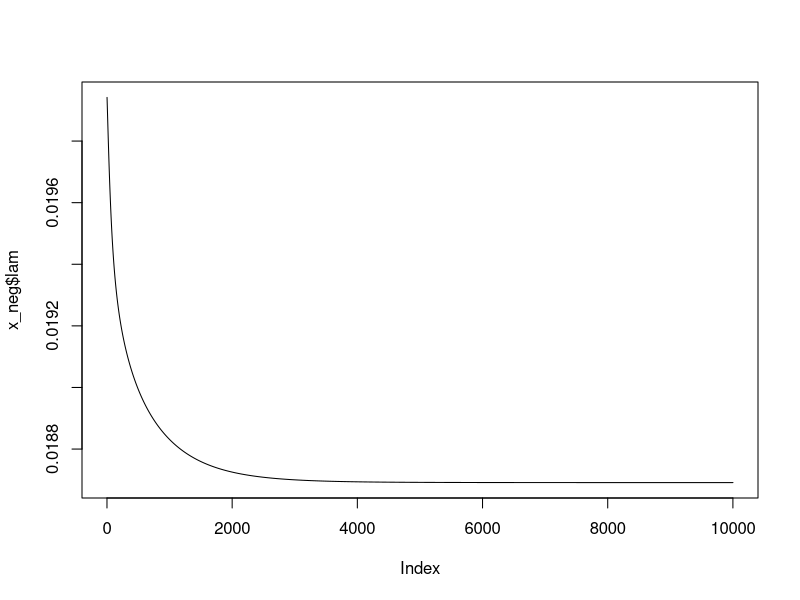
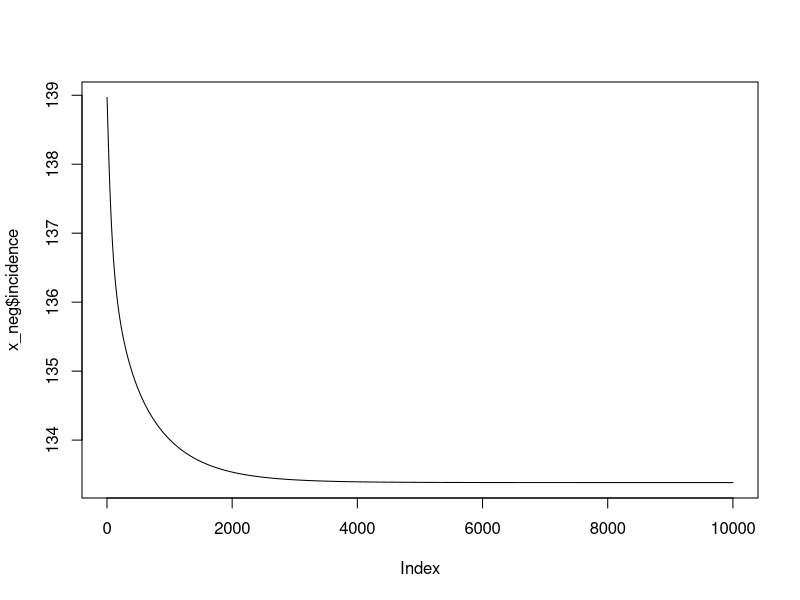
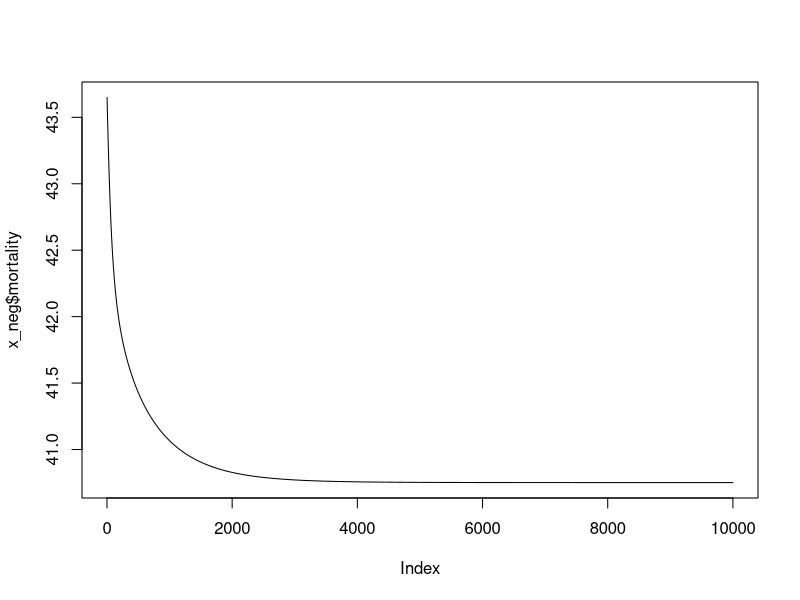
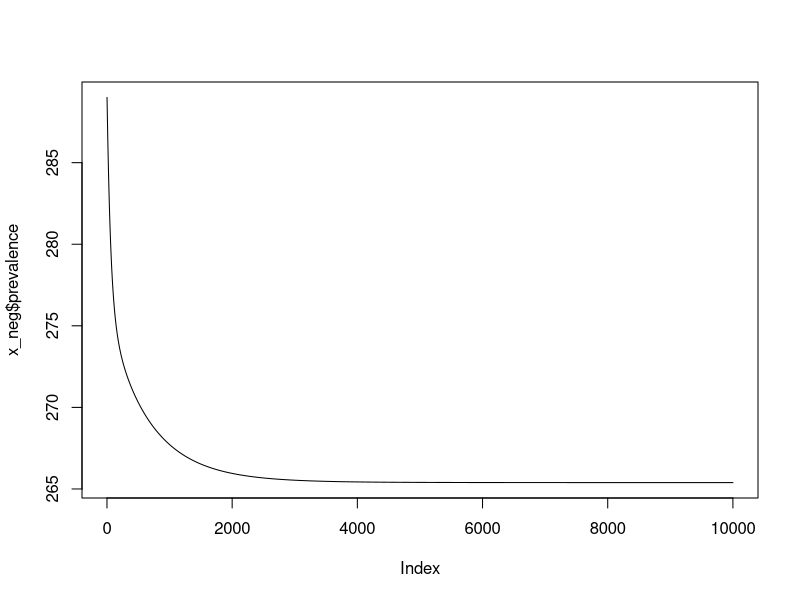

These figures' R source, in order:
# functions to evaluate model in Dowdy et al. (2006)
tbdx_neg <- function(
## population size
   pop=c(48727, 50984, 15, 44, 72, 158),      # starting size of 6 compartments
   allow.hiv=FALSE,                           # flag to allow HIV compartments
## model span
   year_start=0, year_stop=200, timestep=0.02,
   age_lower=15, age_upper=49, agespan=35,    # age_upper-age_lower+1
## TB transmission
   lam_0=1.8195e-4,                           # "calibrated to provide an overall annual risk of TB infection of 2.0%/year at equilibrium"
   i_smneg=0.22,                              # relative infectiousness of smear neg cases
   lat=0.2614309,                             # 1-(1-timestep)^age_lower; LTBI prevalence in lower age entrants; value at equilib when ARTI=0.02
   fp_neg=0.45, fp_hiv=0.45, fp_aids=0.35,    # fraction incident TB that is smear pos
## TB progression
   pp_neg=0.07, pp_hiv=0.07, pp_aids=0.56,    # proportion TB infections primary progressors
   lr_neg=0.28, lr_hiv=0.28, lr_aids=0.75,    # proportion TB reinfections in primary progressors
   er_neg=0.001, er_hiv=0.001, er_aids=0.079, # endogenous reactivation rate
   cure=0, # rate spontaneous cure active TB back to LTBI; sensitivity analysis only
## TB diagnosis and treatment
   acc_neg=0.734, acc_hiv=0.734, acc_aids=0.734, # fraction TB patients presenting to clinics
   tx=0.82,                                   # success of Tx once TB diagnosed
   dx=4,                                      # rate of TB detection after symptoms develop
   sn_smpos=0.80,                             # sensitivity diagnosis smear-pos; 0.80 standard, 0.98 molecular test or culture
   sn_smneg=0.25,                             # sensitivity diagnosis smear-neg; 0.20 standard, 0.50 molecular, 0.85 culture
   lfu=0,                                     # fraction of detected patients lost to f/u before Tx, zero at baseline
## HIV transmission and progression
   hivinc=0, #0.035,                          # HIV incidence; provides an equilibrium HIV prevalence of 16.8%
   hivprog=0, #1.739,                         # HIV progression to AIDS; inverse of mean time from HIV infection to AIDS
## mortality and aging
   mu_neg=0.009 + 1/agespan,                  # mortality: HIV-, no TB
   mu_smpos_neg=0.35 + 1/agespan,             # mortality: HIV-, smear+ TB
   mu_smneg_neg=0.1 + 1/agespan,              # mortality: HIV-, smear- TB
   mu_hiv=0.056 + 1/agespan,                  # mortality: HIV+, no TB
   mu_tb_hiv=0.777 + 1/agespan,               # mortality: HIV+, active TB  0.777 ~ 1-exp(-1.5)
   mu_aids=0.352 + 1/agespan,                 # mortality: AIDS, no TB
   mu_tb_aids=0.865 + 1/agespan               # mortality: AIDS, active TB  0.865 ~ 1-exp(-2.0)
) {

## set up objects
   # times over which model is evaluated
   times <- seq(from=year_start, to=year_stop, by=timestep) # more efficient to receive times rather than calculate each time
   ntimes <- length(times)
   # objects in which store lambda(t) and compartment sizes over time
   TSP <- TSN <- lam <- M <- rep(0, ntimes)
   N_neg <- matrix(0, nr=ntimes, nc=6, 
      dimnames=list(NULL, c("S", "L", "DSP", "USP", "DSN", "USN")))

   # initial conditions at first time
   N_neg[1, ] <- pop[1:6]
   #A. TSP
   TSP[1] <- sum(N_neg[1, 3:4])
   #B. TSN
   TSN[1] <- sum(N_neg[1, 5:6])
   #D. M
   M[1] <- mu_neg * sum(N_neg[1, 1:2]) + mu_smpos_neg * sum(N_neg[1, 3:4]) + 
      + mu_smneg_neg * sum(N_neg[1, 5:6])
   #C. lambda
   lam[1] <- lam_0 * (TSP[1] + i_smneg * TSN[1])

   for(tt in seq_len(ntimes - 1)) {
   # 1. S_neg
   N_neg[tt + 1, 1] <- N_neg[tt, 1] + timestep * 
      ( (1 - lat) * M[tt] +
      - (mu_neg + hivinc + lam[tt]) * N_neg[tt, 1] )
   # 2. L_neg
   N_neg[tt + 1, 2] <- N_neg[tt, 2] + timestep * 
      ( lat * M[tt] +
      + (1 - pp_neg) * lam[tt] * N_neg[tt, 1] +
      - (mu_neg + hivinc + er_neg + lr_neg * pp_neg * lam[tt]) * N_neg[tt, 2] +
      + (dx * tx * sn_smpos) * N_neg[tt, 3] +
      + (dx * tx * sn_smneg) * N_neg[tt, 5] +
      + cure * sum(N_neg[tt, 3:6]) )
   # 3. DSP_neg
   N_neg[tt + 1, 3] <- N_neg[tt, 3] + timestep * 
      ( fp_neg * acc_neg * pp_neg * lam[tt] * N_neg[tt, 1] +
      + fp_neg * acc_neg * (er_neg + lr_neg * pp_neg * lam[tt]) * N_neg[tt, 2] +
      - (mu_smpos_neg + hivinc + dx * tx * sn_smpos + cure) * N_neg[tt, 3] )
   # 4. USP_neg
   N_neg[tt + 1, 4] <- N_neg[tt, 4] + timestep * 
      ( fp_neg * (1 - acc_neg) * pp_neg * lam[tt] * N_neg[tt, 1] +
      + fp_neg * (1 - acc_neg) * (er_neg + lr_neg * pp_neg * lam[tt]) * N_neg[tt, 2] +
      - (mu_smpos_neg + hivinc + cure) * N_neg[tt, 4] )
   # 5. DSN_neg
   N_neg[tt + 1, 5] <- N_neg[tt, 5] + timestep * 
      ( (1 - fp_neg) * acc_neg * pp_neg * lam[tt] * N_neg[tt, 1] +
      + (1 - fp_neg) * acc_neg * (er_neg + lr_neg * pp_neg * lam[tt]) * N_neg[tt, 2] +
      - (mu_smneg_neg + hivinc + dx * tx * sn_smneg + cure) * N_neg[tt, 5] )
   # 6. USN_neg
   N_neg[tt + 1, 6] <- N_neg[tt, 6] + timestep * 
      ( (1 - fp_neg) * (1 - acc_neg) * pp_neg * lam[tt] * N_neg[tt, 1] +
      + (1 - fp_neg) * (1 - acc_neg) * (er_neg + lr_neg * pp_neg * lam[tt]) * N_neg[tt, 2] +
      - (mu_smneg_neg + hivinc + cure) * N_neg[tt, 6] )

   #A. TSP
   TSP[tt + 1] <- sum(N_neg[tt + 1, 3:4])
   #B. TSN
   TSN[tt + 1] <- sum(N_neg[tt + 1, 5:6])
   #D. M
   M[tt + 1] <- mu_neg * sum(N_neg[tt + 1, 1:2]) +
      + mu_smpos_neg * sum(N_neg[tt + 1, 3:4]) +
      + mu_smneg_neg * sum(N_neg[tt + 1, 5:6])
   #C. lam
   lam[tt + 1] <- lam_0 * (TSP[tt + 1] + i_smneg * TSN[tt + 1])
   } # end for(tt in seq_len(ntimes - 1))
   compart <- N_neg #cbind(N_neg, N_hiv, N_aids)

   #mortality
   mortality <- (mu_smpos_neg-1/35)*TSP+(mu_smneg_neg-1/35)*TSN

   #prevalence
   prevalence <- TSN + TSP

   #incidences from susceptible, latent, reinfections capable of primary progression
   inc1 <- (pp_neg*lam)*N_neg[tt+1, 1]
   inc2 <- er_neg*N_neg[tt+1, 2]
   inc3 <- lr_neg*pp_neg*lam*N_neg[tt+1, 2]
   incidence <- inc1+ inc2 + inc3

   dimnames(compart)[[2]] <- paste(c("S", "L", "DSP", "USP", "DSN", "USN"), "neg", sep="_")
   invisible(list(pop=compart, lam=lam, TSP=TSP, TSN=TSN, M=M, incidence=incidence, prevalence=prevalence, mortality=mortality))


}
   x_neg <- tbdx_neg()

   do.call("cbind", x_neg)[c(1:6, 9996:10001),]


   plot(x_neg$lam, type="l")
   plot(x_neg$incidence, type="l")
   plot(x_neg$mortality, type="l")
   plot(x_neg$prevalence, type="l")



